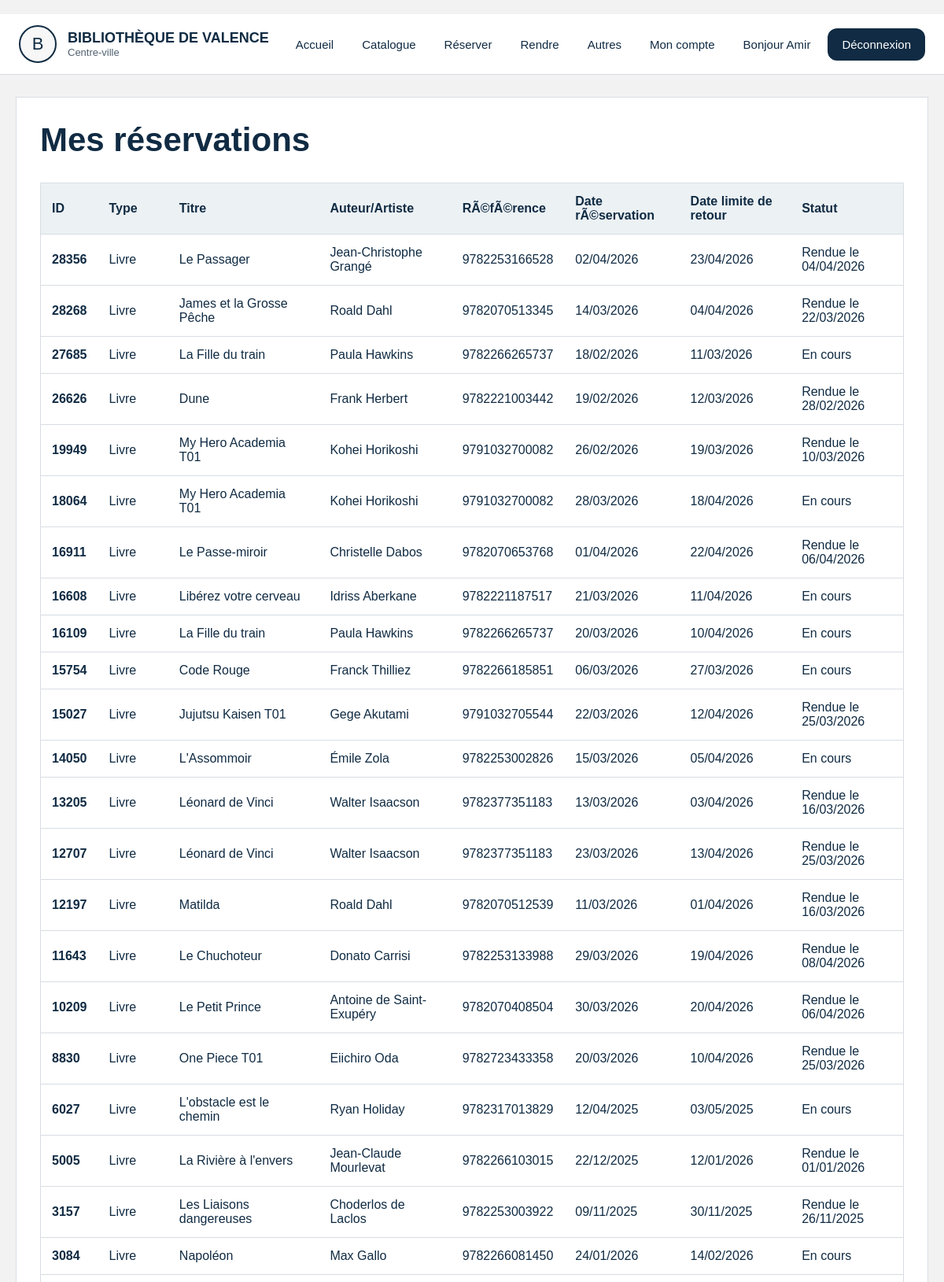
The page /mes_reservations (signed in, upper part) on the database its author committed.
### tables this page shows
CREATE TABLE LIVRE (id_livre INTEGER PRIMARY KEY, nom_livre TEXT, auteur_livre TEXT, maison_edition_livre TEXT, annee_livre NUMERIC, id_categorie NUMERIC REFERENCES CATEGORIE (id_categorie), ISBN_livre NUMERIC, resume TEXT, image TEXT, disponibilité INTEGER, total_exemplaires INTEGER);

CREATE TABLE RESERVATION (id_reservation NUMERIC PRIMARY KEY, date_reservation TEXT, date_de_retour TEXT, "id_client" NUMERIC REFERENCES CLIENT (id_client), bibliotheque_retrait TEXT, date_limite_retour TEXT, date_retour_effective TEXT);

### main.py (the view)
@application.route("/mes_reservations")
def mes_reservations():
    redirection = verifier_connexion()
    if redirection:
        return redirection
    reservations = bdd().execute(
        """
        SELECT type_media, id_reservation, nom_media, auteur_media, reference_media, date_reservation, date_limite_retour, date_retour_effective
        FROM VUE_MES_RESERVATIONS
        WHERE id_client = ?
        ORDER BY id_reservation DESC
        """,
        (session["utilisateur"]["id"],),
    ).fetchall()
    return render_template("mes_reservations.html", reservations=reservations)

### fonctions.py (called while the page is built)
def bdd(base_path=BASE_DONNEES):
    if "bdd" not in g:
        g.bdd = sqlite3.connect(base_path)
        g.bdd.row_factory = sqlite3.Row
    return g.bdd

def fermer_bdd(_erreur=None):
    connexion = g.pop("bdd", None)
    if connexion:
        connexion.close()

def faire_slug(texte):
    return "-".join(str(texte).strip().lower().split()) # permet de convertir un m eSSage en message

def categories_menu(base_path=BASE_DONNEES):
    try:
        lignes = bdd(base_path).execute(
            "SELECT id_categorie, nom_categorie FROM CATEGORIE ORDER BY id_categorie"
        ).fetchall()
    except Exception:
        return []
    return [
        {
            "id": l["id_categorie"],
            "nom": l["nom_categorie"],
            "categorie_url": faire_slug(l["nom_categorie"]),
        }
        for l in lignes
    ]

def verifier_connexion():
    if "utilisateur" not in session:
        return redirect(url_for("connexion", next=request.path))
    return None

def contexte_global(base_path=BASE_DONNEES):
    return {
        "utilisateur": session.get("utilisateur"),
        "admin_connecte": bool(session.get("admin")),
        "menu_categories": categories_menu(base_path),
    }

### main.py (called while the page is built)
@application.teardown_appcontext
def nettoyage_bdd(_erreur):
    fermer_bdd(_erreur)

@application.context_processor
def injecter_contexte():
    return contexte_global(BASE_DONNEES)

### templates/mes_reservations.html (shortened to what this page needs)
﻿{% extends "base.html" %}
{% block content %}
<h1>Mes réservations</h1>
<div class="table-conteneur">
    <table class="tableau-horaires">
        <thead>
            <tr>
                <th>ID</th>
                <th>Type</th>
                <th>Titre</th>
                <th>Auteur/Artiste</th>
                <th>RÃ©fÃ©rence</th>
                <th>Date rÃ©servation</th>
                <th>Date limite de retour</th>
                <th>Statut</th>
            </tr>
        </thead>
        <tbody>
            {% for r in reservations %}
            <tr>
                <td>{{ r['id_reservation'] }}</td>
                <td>{{ r['type_media'] }}</td>
                <td>{{ r['nom_media'] }}</td>
                <td>{{ r['auteur_media'] or '-' }}</td>
                <td>{{ r['reference_media'] }}</td>
                <td>{{ r['date_reservation'] }}</td>
                <td>{{ r['date_limite_retour'] or '-' }}</td>
                <td>
                    {% if r['date_retour_effective'] %}
                        Rendue le {{ r['date_retour_effective'] }}
                    {% else %}
                        En cours
                    {% endif %}
                </td>
            </tr>
            {% else %}
            <tr>
                <td colspan="8">Aucune réservation pour le moment.</td>
            </tr>
            {% endfor %}
        </tbody>
    </table>
</div>
{% endblock %}

### static/style.css (style rules this page uses)
* { box-sizing:border-box; }
body { margin:0; font-family:Arial, sans-serif; background:var(--fond); color:var(--bleu); }
.bloc-principal h1 { margin:0 0 10px 0; font-size:42px; }
.tableau-horaires { width:100%; border-collapse:collapse; background:var(--blanc); border:1px solid var(--gris-clair); margin-top:20px; }
.tableau-horaires th, .tableau-horaires td { padding:14px; border-bottom:1px solid var(--gris-clair); text-align:left; }
.tableau-horaires th { background:#ecf1f4; }
.tableau-horaires td:first-child { font-weight:bold; color:var(--bleu); }
.table-conteneur { overflow:auto; }

### rows shown on the page
LIVRE: id_reservation "28356", type_media "Livre", nom_media "Le Passager", auteur_livre "Jean-Christophe Grangé", reference_media "9782253166528", date_reservation "02/04/2026", r "23/04/2026", date_retour_effective "04/04/2026"
LIVRE: id_reservation "28268", type_media "Livre", nom_media "James et la Grosse Pêche", auteur_livre "Roald Dahl", reference_media "9782070513345", date_reservation "14/03/2026", r "04/04/2026", date_retour_effective "22/03/2026"
LIVRE: id_reservation "27685", type_media "Livre", nom_media "La Fille du train", auteur_livre "Paula Hawkins", reference_media "9782266265737", date_reservation "18/02/2026", r "11/03/2026", shows "En cours", id_reservation "16109", date_reservation "20/03/2026", r "10/04/2026"
LIVRE: id_reservation "26626", type_media "Livre", nom_media "Dune", auteur_livre "Frank Herbert", reference_media "9782221003442", date_reservation "19/02/2026", r "12/03/2026", date_retour_effective "28/02/2026"
LIVRE: id_reservation "19949", type_media "Livre", nom_media "My Hero Academia T01", auteur_livre "Kohei Horikoshi", reference_media "9791032700082", date_reservation "26/02/2026", r "19/03/2026", date_retour_effective "10/03/2026", id_reservation "18064", date_reservation "28/03/2026", r "18/04/2026", shows "En cours"
LIVRE: id_reservation "16911", type_media "Livre", nom_media "Le Passe-miroir", auteur_livre "Christelle Dabos", reference_media "9782070653768", date_reservation "01/04/2026", r "22/04/2026", date_retour_effective "06/04/2026"
LIVRE: id_reservation "16608", type_media "Livre", nom_media "Libérez votre cerveau", auteur_livre "Idriss Aberkane", reference_media "9782221187517", date_reservation "21/03/2026", r "11/04/2026", shows "En cours"
LIVRE: id_reservation "15754", type_media "Livre", nom_media "Code Rouge", auteur_livre "Franck Thilliez", reference_media "9782266185851", date_reservation "06/03/2026", r "27/03/2026", shows "En cours"
LIVRE: id_reservation "15027", type_media "Livre", nom_media "Jujutsu Kaisen T01", auteur_livre "Gege Akutami", reference_media "9791032705544", date_reservation "22/03/2026", r "12/04/2026", date_retour_effective "25/03/2026"
LIVRE: id_reservation "14050", type_media "Livre", nom_media "L'Assommoir", auteur_livre "Émile Zola", reference_media "9782253002826", date_reservation "15/03/2026", r "05/04/2026", shows "En cours"
LIVRE: id_reservation "13205", type_media "Livre", nom_media "Léonard de Vinci", auteur_livre "Walter Isaacson", reference_media "9782377351183", date_reservation "13/03/2026", r "03/04/2026", date_retour_effective "16/03/2026", id_reservation "12707", date_reservation "23/03/2026", r "13/04/2026", date_retour_effective "25/03/2026"
LIVRE: id_reservation "12197", type_media "Livre", nom_media "Matilda", auteur_livre "Roald Dahl", reference_media "9782070512539", date_reservation "11/03/2026", r "01/04/2026", date_retour_effective "16/03/2026"
LIVRE: id_reservation "11643", type_media "Livre", nom_media "Le Chuchoteur", auteur_livre "Donato Carrisi", reference_media "9782253133988", date_reservation "29/03/2026", r "19/04/2026", date_retour_effective "08/04/2026"
LIVRE: id_reservation "10209", type_media "Livre", nom_media "Le Petit Prince", auteur_livre "Antoine de Saint-Exupéry", reference_media "9782070408504", date_reservation "30/03/2026", r "20/04/2026", date_retour_effective "06/04/2026"
LIVRE: id_reservation "8830", type_media "Livre", nom_media "One Piece T01", auteur_livre "Eiichiro Oda", reference_media "9782723433358", date_reservation "20/03/2026", r "10/04/2026", date_retour_effective "25/03/2026"
LIVRE: id_reservation "6027", type_media "Livre", nom_media "L'obstacle est le chemin", auteur_livre "Ryan Holiday", reference_media "9782317013829", date_reservation "12/04/2025", r "03/05/2025", shows "En cours"
LIVRE: id_reservation "5005", type_media "Livre", nom_media "La Rivière à l'envers", auteur_livre "Jean-Claude Mourlevat", reference_media "9782266103015", date_reservation "22/12/2025", r "12/01/2026", date_retour_effective "01/01/2026"
RESERVATION: id_reservation "3157", type_media "Livre", nom_media "Les Liaisons dangereuses", auteur_livre "Choderlos de Laclos", reference_media "9782253003922", date_reservation "09/11/2025", date_limite_retour "30/11/2025", date_retour_effective "26/11/2025"
RESERVATION: id_reservation "3084", type_media "Livre", nom_media "Napoléon", auteur_livre "Max Gallo", reference_media "9782266081450", date_reservation "24/01/2026", date_limite_retour "14/02/2026", shows "En cours"

### other values the page prints
{{ utilisateur.prenom }} "Amir"
